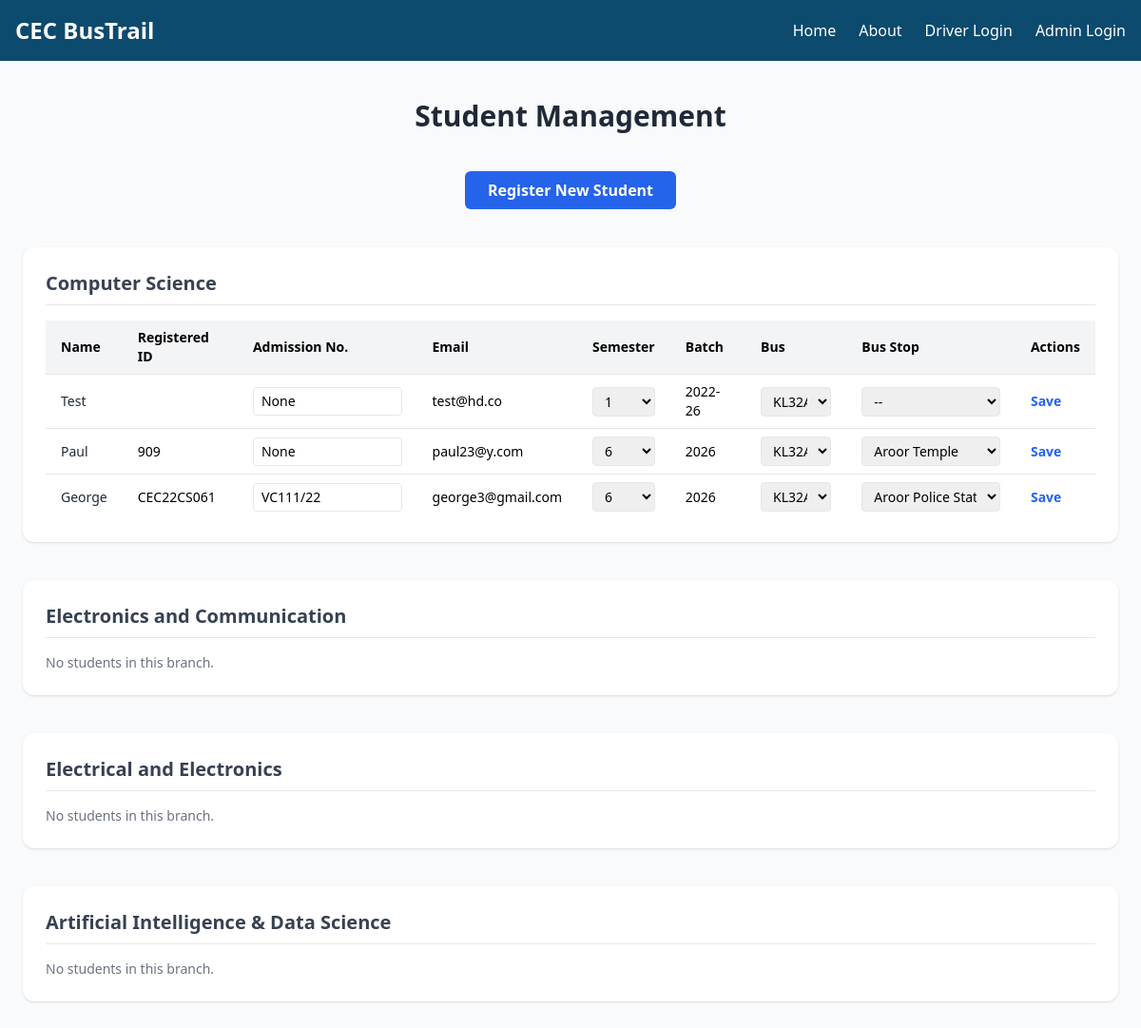
Page /admin_dashboard/student-management/ (signed in) on the committed database.
### home/models.py (models this page shows, shortened)
class Student(models.Model):
    BRANCH_CHOICES = [
        ('CS', 'Computer Science'),
        ('EC', 'Electronics and Communication'),
        ('EEE', 'Electrical and Electronics'),
        ('AD', 'Artificial Intelligence & Data Science'),
    ]
    user = models.OneToOneField(User, on_delete=models.CASCADE, related_name='student_profile')
    registered_id = models.CharField(max_length=255, unique=True)
    admission_number = models.CharField(max_length=50, unique=True, blank=True, null=True)
    batch_year = models.CharField(max_length=9)  # Example: '2022-26'
    branch = models.CharField(max_length=5, choices=BRANCH_CHOICES)
    bus = models.ForeignKey(Bus, on_delete=models.SET_NULL, null=True, blank=True, related_name='students')
    bus_stop = models.ForeignKey(BusStop, on_delete=models.SET_NULL, null=True, blank=True)
    semester = models.CharField(max_length=10, blank=True, null=True)

class Bus(models.Model):
    number_plate = models.CharField(max_length=20, unique=True)
    route = models.CharField(max_length=255)
    capacity = models.PositiveIntegerField()
    current_location = models.CharField(max_length=255, blank=True, null=True)  # Stores live GPS location
    stops = models.ManyToManyField(BusStop, related_name='buses')  # Many buses can share stops
    tracking_enabled = models.BooleanField(default=False)

class BusStop(models.Model):
    name = models.CharField(max_length=255, unique=True)
    latitude = models.DecimalField(max_digits=9, decimal_places=6, blank=True, null=True)
    longitude = models.DecimalField(max_digits=9, decimal_places=6, blank=True, null=True)

### home/views.py (the view)
# urls.py: path('admin_dashboard/student-management/', views.student_management, name='student_management'),
@login_required
def student_management(request):
    branches = dict(Student.BRANCH_CHOICES)
    grouped_students = {}
    for code, name in branches.items():
        students = Student.objects.filter(branch=code).select_related('user', 'bus', 'bus_stop')
        grouped_students[name] = students
    buses = Bus.objects.all()
    bus_stops = BusStop.objects.all()
    return render(request, 'student_list_by_branch.html', {
        'grouped_students': grouped_students,
        'buses': buses,
        'bus_stops': bus_stops,
    })

### home/templates/student_list_by_branch.html (shortened to what this page needs)
{% extends "base.html" %}
{% block content %}
<div class="min-h-screen bg-gray-50 py-10 px-4">
    <div class="max-w-6xl mx-auto space-y-10">
        <h1 class="text-3xl font-bold text-center text-gray-800">Student Management</h1>
        <div class="text-center mb-8">
            <a href="{% url 'student_register' %}"
               class="inline-block px-6 py-2 text-base font-semibold text-white bg-blue-600 rounded-md hover:bg-blue-500">
                Register New Student
            </a>
        </div>
        {% for branch, students in grouped_students.items %}
            <div class="bg-white rounded-xl shadow p-6">
                <h2 class="text-xl font-semibold text-gray-700 mb-4 border-b pb-2">{{ branch }}</h2>
                {% if students %}
                    <div class="overflow-x-auto">
                        <table class="min-w-full divide-y divide-gray-200 text-sm">
                            <thead class="bg-gray-100 text-left">
                                <tr>
                                    <th class="px-4 py-2">Name</th>
                                    <th class="px-4 py-2">Registered ID</th>
                                    <th class="px-4 py-2">Admission No.</th>
                                    <th class="px-4 py-2">Email</th>
                                    <th class="px-4 py-2">Semester</th>
                                    <th class="px-4 py-2">Batch</th>
                                    <th class="px-4 py-2">Bus</th>
                                    <th class="px-4 py-2">Bus Stop</th>
                                    <th class="px-4 py-2">Actions</th>
                                </tr>
                            </thead>
                            <tbody class="divide-y divide-gray-200">
                                {% for student in students %}
                                    <tr class="hover:bg-gray-50">
                                        <form method="POST" action="{% url 'update_student' student.id %}">
                                            <td class="px-4 py-2 font-medium text-gray-800">{{ student.user.get_full_name }}</td>
                                            <td class="px-4 py-2">{{ student.registered_id }}</td>
                                            <td class="px-4 py-2">
                                                <input type="text" name="admission_number" value="{{ student.admission_number }}" class="w-full border rounded px-2 py-1">
                                            </td>
                                            <td class="px-4 py-2">{{ student.user.email }}</td>
                                            <td class="px-4 py-2">
                                                <select name="semester" class="w-full border rounded px-2 py-1">
                                                    {% for i in "12345678" %}
                                                        <option value="{{ i }}" {% if student.semester == i %}selected{% endif %}>{{ i }}</option>
                                                    {% endfor %}
                                                </select>
                                            </td>
                                            <td class="px-4 py-2">{{ student.batch_year }}</td>
                                            <td class="px-4 py-2">
                                                <select name="bus_id" class="w-full border rounded px-2 py-1">
                                                    {% for bus in buses %}
                                                        <option value="{{ bus.id }}" {% if student.bus and student.bus.id == bus.id %}selected{% endif %}>
                                                            {{ bus.number_plate }}
                                                        </option>
                                                    {% endfor %}
                                                </select>
                                            </td>
                                            <td class="px-4 py-2">
                                                <select name="bus_stop_id" class="w-full border rounded px-2 py-1">
                                                    <option value="">--</option>
                                                    {% for stop in bus_stops %}
                                                        <option value="{{ stop.id }}" {% if student.bus_stop and student.bus_stop.id == stop.id %}selected{% endif %}>
                                                            {{ stop.name }}
                                                        </option>
                                                    {% endfor %}
                                                </select>
                                            </td>
                                            <td class="px-4 py-2">
                                                <button type="submit" class="text-blue-600 hover:underline font-semibold">Save</button>
                                            </td>
                                        </form>
                                    </tr>
                                {% endfor %}
                            </tbody>
                        </table>
                    </div>
                {% else %}
                    <p class="text-gray-500 text-sm">No students in this branch.</p>
                {% endif %}
            </div>
        {% endfor %}
    </div>
</div>
{% endblock %}

### home/templates/base.html (shortened to what this page needs)
<!DOCTYPE html>
<html lang="en">
<head>
    <script src="https://cdn.tailwindcss.com"></script>
</head>
<body class="bg-gray-100 font-sans">
    <section class="bg-sky-900 text-white">
        <div class="max-w-7xl mx-auto px-4" x-data="{ open: false }">
            <nav class="flex items-center justify-between py-4">
                <a href="/" class="text-2xl font-bold">CEC BusTrail</a>
                <ul class="hidden lg:flex space-x-6">
                    <li><a href="/" class="hover:text-gray-300">Home</a></li>
                    <li><a href="#about" class="hover:text-gray-300">About</a></li>
                    <li><a href="{% url "driver_login" %}" class="hover:text-gray-300">Driver Login</a></li>
                    <li><a href="{% url "admin_login" %}" class="hover:text-gray-300">Admin Login</a></li>
                </ul>
            </nav>
        </div>
    </section>
    <main class="">
        {% block content %}{% endblock %}
    </main>
</body>
</html>

### rows in the picture
Student: user.get_full_name "Test", admission_number "None", user.email "test@hd.co", batch_year "2022-26", bus_id "KL32A8282"
Student: user.get_full_name "Paul", registered_id "909", admission_number "None", user.email "paul23@y.com", semester "6", batch_year "2026", bus_id "KL32A8282", bus_stop_id "Aroor Temple"
Student: user.get_full_name "George", registered_id "CEC22CS061", admission_number "VC111/22", user.email "george3@gmail.com", semester "6", batch_year "2026", bus_id "KL32A8282", bus_stop_id "Aroor Police Station"

### other values in the picture
{{ branch }} "Computer Science" "Electronics and Communication" "Electrical and Electronics" "Artificial Intelligence & Data Science"
form field semester "1"
